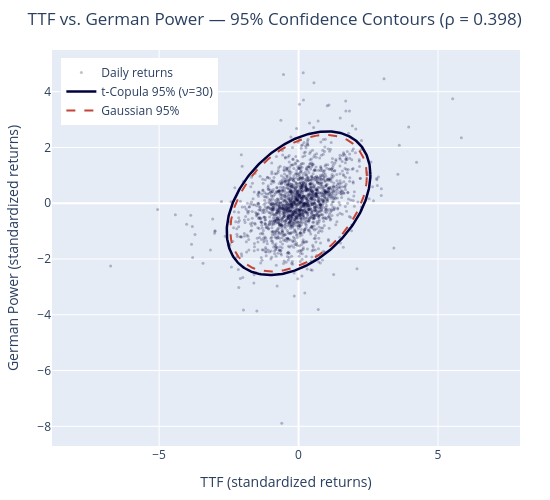

Notebook code for this chart:
### Markdown cell above
## 6. TTF vs. Power: t-Copula vs. Gaussian Contours

The scatter of standardized returns tells the tail-dependence story visually.
The t-copula 95% contour (solid navy) fans out into the corners — it expects
joint extremes. The Gaussian 95% contour (dashed red) stays tight, missing
the points in the bottom-left and top-right quadrants entirely.

A risk manager using Gaussian assumptions would systematically underestimate
the probability of gas and power crashing together.

### Code cell
ttf_ret = returns["TTF"].dropna()
power_ret = returns["DE_POWER"].dropna()
common_idx = ttf_ret.index.intersection(power_ret.index)
ttf_a = ttf_ret[common_idx]
power_a = power_ret[common_idx]

ttf_std = (ttf_a - ttf_a.mean()) / ttf_a.std()
power_std = (power_a - power_a.mean()) / power_a.std()

rho = float(np.corrcoef(ttf_std, power_std)[0, 1])
nu = copula_fit.df

theta = np.linspace(0, 2 * np.pi, 300)

# t-copula contour (95%)
scale_t = np.sqrt(stats.f.ppf(0.95, 2, nu) * 2)
tx = np.cos(theta) * scale_t
ty = (np.sin(theta) * np.sqrt(1 - rho**2) + rho * np.cos(theta)) * scale_t

# Gaussian contour (95%)
scale_g = np.sqrt(stats.chi2.ppf(0.95, 2))
gx = np.cos(theta) * scale_g
gy = (np.sin(theta) * np.sqrt(1 - rho**2) + rho * np.cos(theta)) * scale_g

fig6 = go.Figure()
fig6.add_trace(go.Scatter(
    x=ttf_std, y=power_std, mode="markers",
    marker=dict(size=3, color=NAVY, opacity=0.25),
    name="Daily returns",
))
fig6.add_trace(go.Scatter(
    x=tx, y=ty, mode="lines",
    line=dict(color=NAVY, width=2.5),
    name=f"t-Copula 95% (ν={nu:.0f})",
))
fig6.add_trace(go.Scatter(
    x=gx, y=gy, mode="lines",
    line=dict(color=RED, width=2, dash="dash"),
    name="Gaussian 95%",
))

# Count points outside Gaussian but inside t-copula
outside_g = (ttf_std**2 + power_std**2 > scale_g**2).sum()
outside_t = (ttf_std**2 + power_std**2 > scale_t**2).sum()
print(f"Points outside Gaussian 95% ellipse: {outside_g} ({outside_g/len(ttf_std)*100:.1f}%)")
print(f"Points outside t-copula 95% ellipse: {outside_t} ({outside_t/len(ttf_std)*100:.1f}%)")
print(f"Additional joint extremes captured by t-copula: {outside_g - outside_t}")

fig6.update_layout(
    title=f"TTF vs. German Power — 95% Confidence Contours (ρ = {rho:.3f})",
    height=500, width=550,
    margin=dict(l=50, r=30, t=50, b=50),
    xaxis_title="TTF (standardized returns)",
    yaxis_title="German Power (standardized returns)",
    xaxis=dict(scaleanchor="y", scaleratio=1),
    showlegend=True, legend=dict(x=0.02, y=0.98),
)
fig6.show()

### Figure 1 — Plotly figure (JSON) as saved in the notebook; plotly's stock layout.template omitted (floating-point values rounded to 4 significant figures; data arrays with more than 128 entries replaced by an {"elided": "..."} marker saying what was removed)
{"data": [{"marker": {"color": "#00003C", "opacity": 0.25, "size": 3}, "mode": "markers", "name": "Daily returns", "type": "scatter", "x": {"elided": "1826 float values"}, "y": {"elided": "1826 float values"}}, {"line": {"color": "#00003C", "width": 2.5}, "mode": "lines", "name": "t-Copula 95% (ν=30)", "type": "scatter", "x": {"elided": "300 float values"}, "y": {"elided": "300 float values"}}, {"line": {"color": "#C44536", "dash": "dash", "width": 2}, "mode": "lines", "name": "Gaussian 95%", "type": "scatter", "x": {"elided": "300 float values"}, "y": {"elided": "300 float values"}}], "layout": {"height": 500, "legend": {"x": 0.02, "y": 0.98}, "margin": {"b": 50, "l": 50, "r": 30, "t": 50}, "showlegend": true, "title": {"text": "TTF vs. German Power — 95% Confidence Contours (ρ = 0.398)"}, "width": 550, "xaxis": {"scaleanchor": "y", "scaleratio": 1, "title": {"text": "TTF (standardized returns)"}}, "yaxis": {"title": {"text": "German Power (standardized returns)"}}}}
